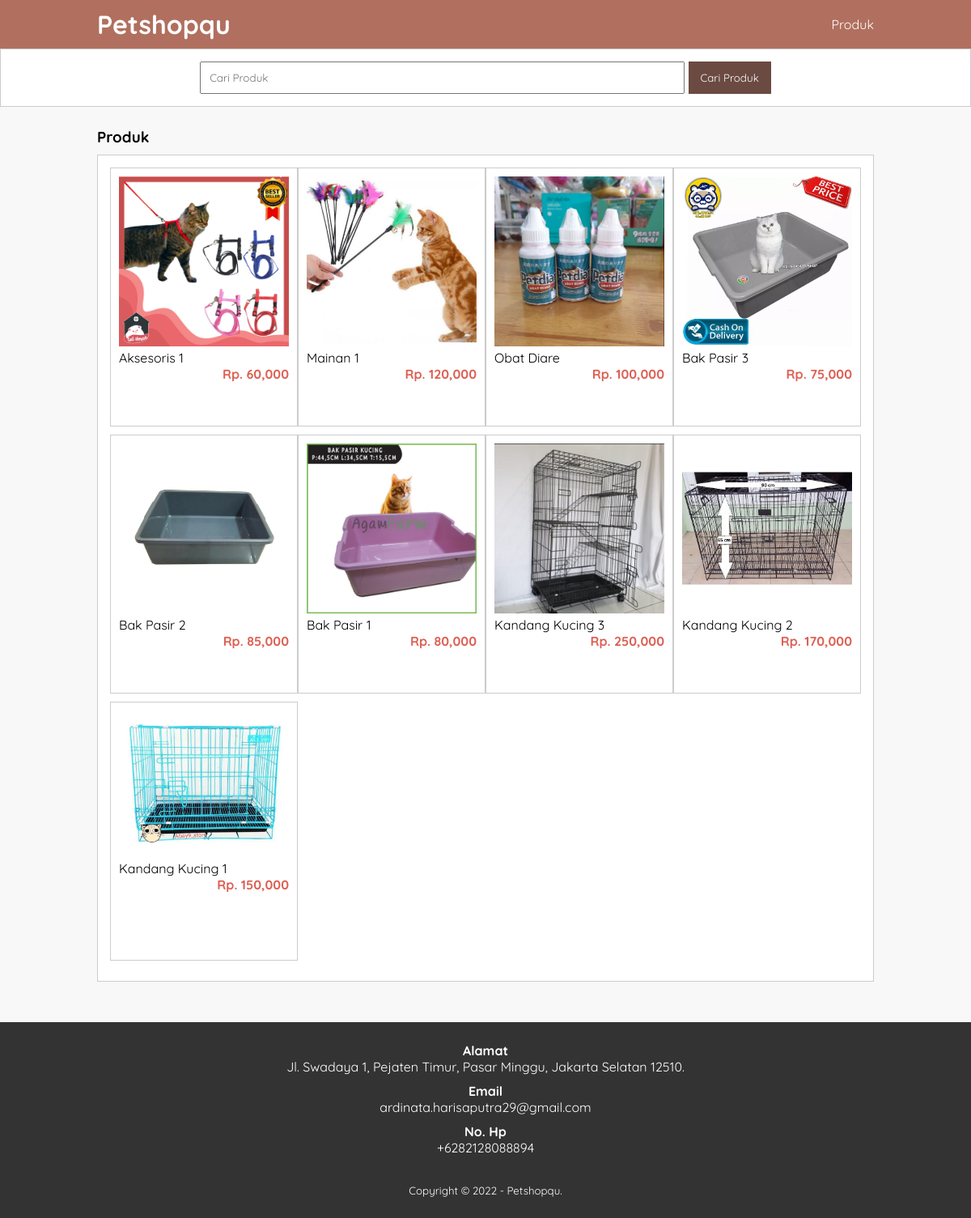
/produk.php, run on the app's committed database.
### tables this page shows
CREATE TABLE `tb_product` (
  `product_id` int(11) NOT NULL,
  `category_id` int(11) NOT NULL,
  `product_name` varchar(100) NOT NULL,
  `product_price` int(11) NOT NULL,
  `product_description` text NOT NULL,
  `product_image` varchar(100) NOT NULL,
  `product_status` tinyint(1) NOT NULL,
  `data_created` timestamp NOT NULL DEFAULT current_timestamp()
);

### produk.php (the view, shortened to what this page needs)
<?php
    include 'db.php';
    $kontak = mysqli_query($conn, "SELECT admin_telp, admin_email, admin_address FROM tb_admin
                        WHERE admin_id = 1");
    $a = mysqli_fetch_object($kontak);
?>
<!DOCTYPE html>
<html lang="en">
<head>
    <link rel="stylesheet" type="text/css" href="css/style.css">
</head>
<body>
    <header>
        <div class="container">
            <h1><a href="index.php">Petshopqu</a></h1>
            <ul>
                <li><a href="produk.php">Produk</a></li>
            </ul>
        </div>
    </header>
    <div class="search">
        <div class="container">
            <form action="produk.php">
                <input type="text" name="search" placeholder="Cari Produk" value="<?php echo $_GET['search']?>">
                <input type="submit" name="cari" value="Cari Produk">
            </form>
        </div>
    </div>
    <div class="section">
        <div class="container">
            <h3>Produk</h3>
            <div class="box">
                <?php
                    $produk = mysqli_query($conn, "SELECT * FROM tb_product WHERE product_status = 1 $where ORDER BY product_id DESC ");
                    if(mysqli_num_rows($produk) > 0){
                        while($p = mysqli_fetch_array($produk)){
                ?>
                    <a href="detail-produk.php?id=<?php echo $p['product_id']?>">
                        <div class="col-4">
                            <img src="produk/<?php echo $p['product_image'] ?>">
                            <p class="nama"><?php echo substr($p['product_name'], 0, 30)?></p>
                            <p class="harga">Rp. <?php echo number_format($p['product_price'])?></p>
                        </div>
                    </a>
                <?php }}else{ ?>
                    <p>Produk tidak ada</p>
                <?php } ?>
            </div>
        </div>
    </div>
    <div class="footer">
        <div class="container">
            <h4>Alamat</h4>
            <p><?php echo $a-> admin_address ?></p>
            <h4>Email</h4>
            <p><?php echo $a-> admin_email ?></p>
            <h4>No. Hp</h4>
            <p><?php echo $a-> admin_telp ?></p>
            <small>Copyright &copy; 2022 - Petshopqu.</small>
        </div>
    </div>
</body>
</html>

### css/style.css (style rules this page uses)
* { padding: 0; margin: 0; font-family: 'Quicksand', sans-serif; }
body { background-color: #f8f8f8; }
a { color: inherit; text-decoration: none; }
header { background-color: #b16f5f; color: #fff; }
header h1 { float: left; padding: 10px 0; }
header ul { float: right; }
header ul li { display: inline-block; }
header ul li a { padding: 20px 0 20px 15px; display: inline-block; }
.container { width: 80%; margin: 0 auto; }
.container:after { content: ''; display: block; clear: both; }
.section { padding: 25px 0; }
.box { background-color: #fff; border: 1px solid #ccc; padding: 15px; box-sizing: border-box; margin: 10px 0 25px 0; }
.box:after { content: ''; display: block; clear: both; }
.search { padding: 15px 0; background-color: #fff; border: 1px solid #ccc; text-align: center; }
.search input[type='text'] { width: 60%; padding: 10px; }
.search input[type='submit'] { padding: 12px 15px; background-color: #6b4a42; color: #fff; border: none; cursor: pointer; }
.col-4 { width: 25%; height: 320px; border: 1px solid #ccc; float: left; padding: 10px; box-sizing: border-box; margin-bottom: 10px; }
.col-4 img { width: 100%; }
.col-4 .harga { font-weight: bold; color: #dd6054; float: right; }
.footer { padding: 25px 0; background-color: #333; color: #fff; text-align: center; }
.footer p { margin-bottom: 10px; }
.footer small { margin-top: 25px; display: inline-block; }

### data on the page
tb_product: product_image (picture), product_name "Aksesoris 1", product_price "60,000"
tb_product: product_image (picture), product_name "Mainan 1", product_price "120,000"
tb_product: product_image (picture), product_name "Obat Diare", product_price "100,000"
tb_product: product_image (picture), product_name "Bak Pasir 3", product_price "75,000"
tb_product: product_image (picture), product_name "Bak Pasir 2", product_price "85,000"
tb_product: product_image (picture), product_name "Bak Pasir 1", product_price "80,000"
tb_product: product_image (picture), product_name "Kandang Kucing 3", product_price "250,000"
tb_product: product_image (picture), product_name "Kandang Kucing 2", product_price "170,000"
tb_product: product_image (picture), product_name "Kandang Kucing 1", product_price "150,000"

### other printed values
$a-> admin_address "Jl. Swadaya 1, Pejaten Timur, Pasar Minggu, Jakarta Selatan 12510."
$a-> admin_email "ardinata.harisaputra29@gmail.com"
$a-> admin_telp "+6282128088894"
